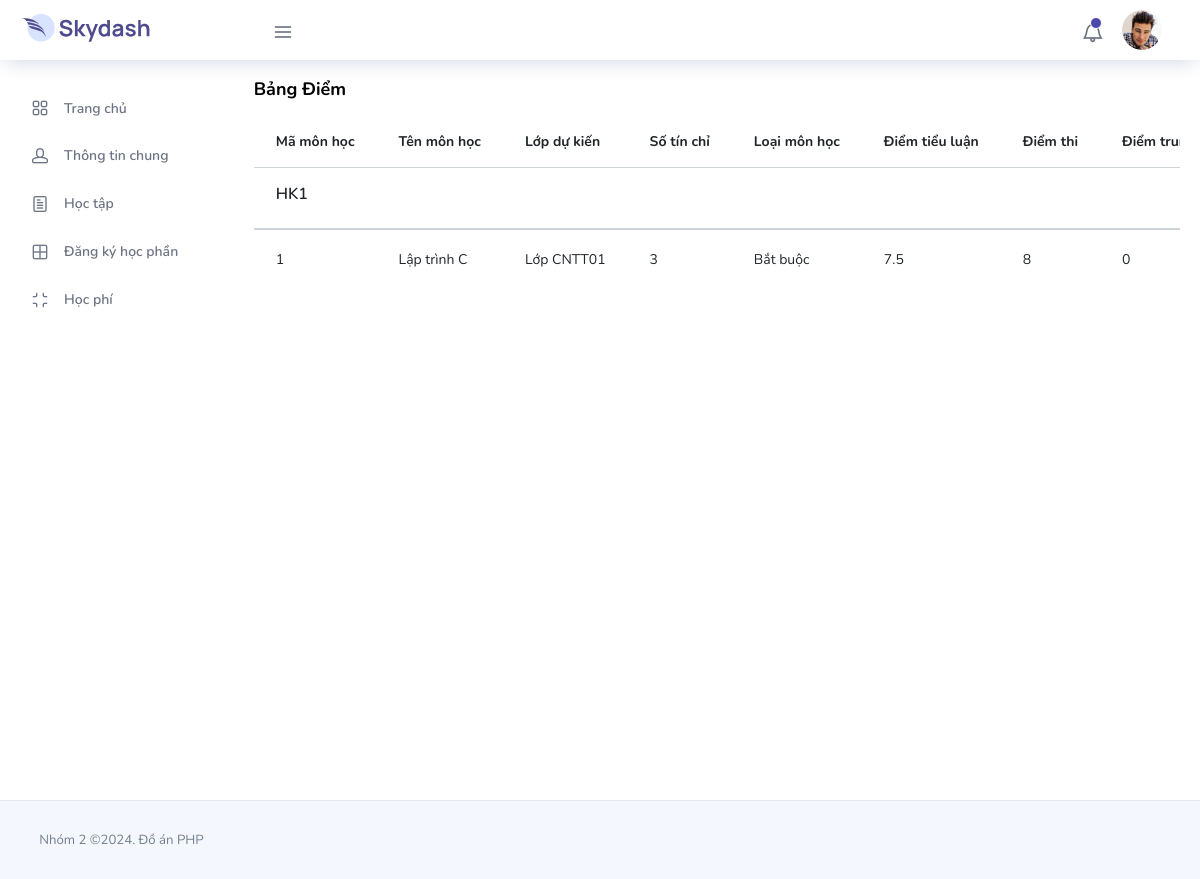
Screenshot of /src/SinhVien/learningOutcomesSV.php (signed in) with the database file from the repository.
### tables this page shows
CREATE TABLE MonHoc (
    MaMH INT AUTO_INCREMENT PRIMARY KEY,
    TenMH NVARCHAR(100),
    SoTinChi INT,
    LoaiMonHoc NVARCHAR(100), 
	TrangThai NVARCHAR(50)
);

CREATE TABLE Lop (
    MaLop INT AUTO_INCREMENT PRIMARY KEY,
    TenLop NVARCHAR(100),
    MaKhoa INT,
    MaGiaoVien varchar(15),
    TrangThai NVARCHAR(20),
	MaMon INT,
    FOREIGN KEY (MaKhoa) REFERENCES Khoa(MaKhoa),
	FOREIGN KEY (MaGiaoVien) REFERENCES GiaoVien(MaGiaoVien),
    FOREIGN KEY (MaMon) REFERENCES MonHoc(MaMH)
);

CREATE TABLE Diem (
    MaSV varchar(15),
    MaMH INT,
    HocKy INT,
    DiemTieuLuan FLOAT,
	PhanTramDiemTieuLuan FLOAT,
    DiemThi FLOAT,
	PhanTramDiemThi FLOAT,
	DiemTB FLOAT,
    PRIMARY KEY (MaSV, MaMH, HocKy),
    FOREIGN KEY (MaSV) REFERENCES SinhVien(MaSV),
    FOREIGN KEY (MaMH) REFERENCES MonHoc(MaMH)
);

### src/SinhVien/learningOutcomesSV.php (the view, shortened to what this page needs)
<?php
include __DIR__ . "/../ConnectSQL/connect.php";
$username = $_SESSION['username'];
$sql2 = "SELECT DISTINCT HocKy
        FROM Diem
        WHERE MaSV = :username;";
$stm2 = $conn->prepare($sql2);
$stm2->bindParam(':username', $username);
$stm2->execute();
$data2 = $stm2->fetchAll(PDO::FETCH_OBJ);
?>
<?php include __DIR__ . "/../Shared/headerSV.php"; ?>
      <div class="card">
        <div class="card-body">
          <h4 class="card-title">Bảng Điểm</h4>
          <div class="table-responsive">
            <table class="table">
              <thead>
                <tr>
                  <th>Mã môn học</th>
                  <th>Tên môn học</th>
                  <th>Lớp dự kiến</th>
                  <th>Số tín chỉ</th>
                  <th>Loại môn học</th>
                  <th>Điểm tiểu luận</th>
                  <th>Điểm thi</th>
                  <th>Điểm trung bình</th>
                </tr>
              </thead>
              <?php
                  foreach($data2 as $item2)
                  {
                    ?>
                    <td>
                      <h5>HK<?php echo $item2->HocKy ?></h5>
                    </td>
                    <tbody>
                    <?php
                    $sql = "SELECT MonHoc.MaMH, MonHoc.TenMH, MonHoc.SoTinChi, MonHoc.LoaiMonHoc, Diem.DiemTieuLuan, Diem.DiemThi, Diem.DiemTB, Lop.TenLop
                    FROM MonHoc
                    JOIN Diem ON Diem.MaMH = MonHoc.MaMH
                    JOIN Lop ON Lop.MaMon = MonHoc.MaMH
                    WHERE Diem.MaSV = :username
                    AND Diem.HocKy = :hocky;";
                    $stm = $conn->prepare($sql);
                    $stm->bindParam(':username', $username);
                    $stm->bindParam(':hocky', $item2->HocKy);
                    $stm->execute();
                    $data = $stm->fetchAll(PDO::FETCH_OBJ);
                    foreach($data as $item)
                    {
                      ?>
                        <tr>
                          <td><?php echo $item->MaMH ?> </td>
                          <td><?php echo $item->TenMH ?></td>
                          <td><?php echo $item->TenLop ?></td>
                          <td><?php echo $item->SoTinChi ?></td>
                          <td><?php echo $item->LoaiMonHoc ?></td>
                          <td><?php echo $item->DiemTieuLuan ?></td>
                          <td><?php echo $item->DiemThi ?></td>
                          <td><?php echo $item->DiemTB * 10 ?></td>
                        </tr>
                        <?php
                    }
                    ?>
                    </tbody>
                    <?php
                  }
                ?>
            </table>
          </div>
        </div>
      </div>
    </div>
  </div>
  <?php include __DIR__ . "/../Shared/footer.php"; ?>

### rows the page displays
monhoc: MaMH "1", TenMH "Lập trình C", lop.TenLop "Lớp CNTT01", SoTinChi "3", LoaiMonHoc "Bắt buộc", diem.DiemTieuLuan "7.5", diem.DiemThi "8", diem.DiemTB "0"

### other values shown
$item2->HocKy "1"
